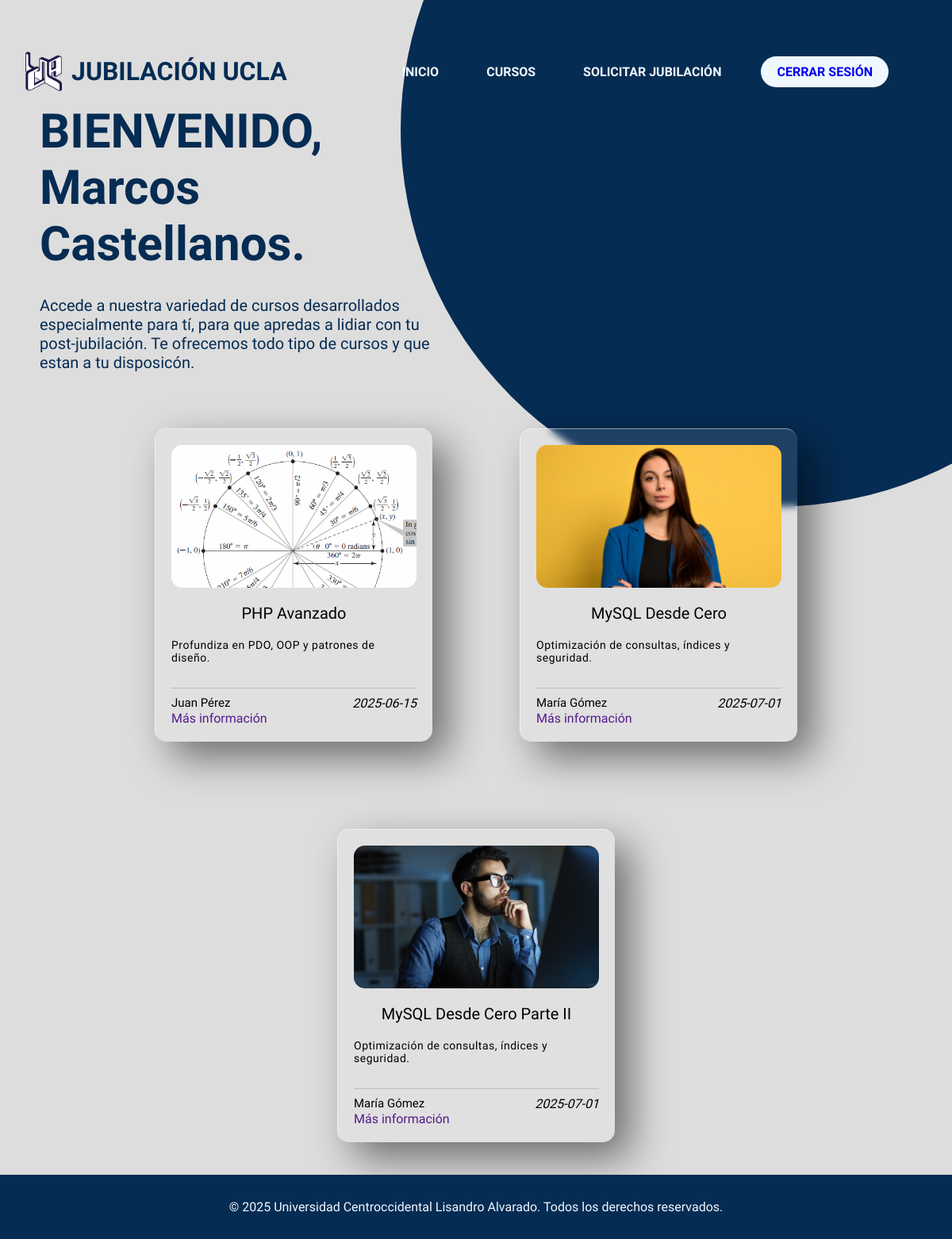
The page /index.php?controlador=gestionCursos&metodo=cursosVistaEmpleado (signed in) on the database its author committed.
### tables this page shows
CREATE TABLE `interfazempleado` (
  `id` int(11) NOT NULL,
  `id_user` int(11) NOT NULL,
  `texto_inicio` varchar(250) NOT NULL,
  `texto_gestion1` varchar(500) NOT NULL,
  `texto_gestion2` varchar(500) NOT NULL,
  `titulo_gestion` varchar(500) NOT NULL,
  `texto_consultar1` varchar(500) NOT NULL,
  `titulo_consultar` varchar(200) NOT NULL,
  `texto_curso` varchar(500) NOT NULL,
  `texto_soli` varchar(500) NOT NULL,
  `titulo_soli` varchar(200) NOT NULL
);

CREATE TABLE `cursos` (
  `id` int(10) UNSIGNED NOT NULL,
  `titulo` varchar(225) NOT NULL,
  `descripcion` text NOT NULL,
  `imagen` varchar(255) NOT NULL,
  `instructor` varchar(150) NOT NULL,
  `fecha` date NOT NULL,
  `created_at` timestamp NOT NULL DEFAULT current_timestamp(),
  `updated_at` timestamp NOT NULL DEFAULT current_timestamp() ON UPDATE current_timestamp()
);

### src/controllers/GestionCursosControlador.php (called while the page is built, shortened)
<?php
class GestionCursosControlador {
    public function CursosVistaEmpleado(): void {
        include_once  __DIR__ . '/../views/empleado/cursosEmpleado.php';
    }
}
?>

### public/index.php (called while the page is built, shortened)
<?php
    $router = new Router();
    $router->ejecutar();
?>

### src/models/Curso.php (called while the page is built, shortened)
<?php
class Curso {
    private $pdo;
    public function __construct($pdo) {
        $this->pdo = $pdo;
    }
    public function CargarCursos() {
        $sql = "SELECT * FROM cursos";
        $stmt = $this->pdo->prepare($sql);
        $stmt->execute();
        if($stmt){
            return $stmt;
        }
    }
}
?>

### src/views/empleado/cursosEmpleado.php (the view, shortened to what this page needs)
<!DOCTYPE html>
<html lang="en">
<head>
    <link rel="stylesheet" href="../src/css/styleinicio.css">
    <link rel="stylesheet" href="../src/css/stylecurso1.css">
</head>
<body>
    <header>
        <div class="logo">
            <img src="../src/img/logoucla.png" alt="Logo">
            <h1>JUBILACIÓN UCLA</h1>
        </div>
        <?php
            if (isset($_SESSION['ci'])) {
                if(isset($_SESSION['rol'])) {
                    if ($_SESSION['rol'] == 'empleado') {
                        include_once __DIR__ . '/../navs/navInicioEmpleado.php';
                    }
                }
            } else {
                include 'navs/navInicio.php';
            }
            include_once __DIR__ . "/../../../config/connection_db.php";
            $sql = "SELECT * FROM interfazempleado WHERE id = 1";
            $stmt = $pdo->prepare($sql);
            $stmt->execute();
            $texto = $stmt->fetch();
        ?>
    </header>
    <div class="container">
            <h1>
                <?php
                if (isset($_SESSION['rol'])) {
                    echo "BIENVENIDO, " . $_SESSION['name'] . " " . $_SESSION['lastname'] . ".";
                } else {
                    echo "SISTEMA DE JUBILACIÓN UCLA";
                }
                ?>
            </h1>
            <P>
                <?php
                if (isset($_SESSION['rol'])) {
                    if ($_SESSION['rol'] == 'empleado') {
                        echo $texto['texto_curso'];
                    }
                } else {
                    echo "Solicita tu jubilación de una forma fácil y rápida con unos cuantos clicks.";
                }
                ?>
            </P>
        </div>
    <main>
        <div class="container__background-circule">
            <div class="circule"></div>
        </div>
        <div class="container__cards">
            <?php
                require_once __DIR__ . '/../../../config/connection_db.php';
                require_once __DIR__ . '/../../models/Curso.php';
                $cursos = new Curso($pdo);
                $cursos = $cursos->CargarCursos();
                while($row = $cursos->fetch()) {
                    $titulo = htmlspecialchars($row['titulo']);
                    $descripcion = htmlspecialchars($row['descripcion']);
                    $imagen = htmlspecialchars($row['imagen']);
                    $instructor = htmlspecialchars($row['instructor']);
                    $fecha = htmlspecialchars($row['fecha']);
                    echo <<<HTML
                    <div class="card">
                        <div class="cover__card">
                            <img src="$imagen" alt="Portada del curso">
                        </div>
                        <h2>$titulo</h2>
                        <p>$descripcion</p>
                        <hr>
                        <div class="footer__card">
                            <h3 class="user__name">$instructor</h3>
                            <i>$fecha</i>
                        </div>
                        <div>
                            <a href="" class="btn__card">Más información</a>
                        </div>
                    </div>
                    HTML;
                }
            ?>
            </div>
    </main>
    <footer>
        &copy; 2025 Universidad Centroccidental Lisandro Alvarado. Todos los derechos reservados.
    </footer>
</body>
</html>

### src/css/styleinicio.css (style rules this page uses)
* { font-family: "Chocolate Classical Sans", sans-serif; margin: 0; padding: 0; box-sizing: border-box; }
body { background-color: #dddddd; min-height: 100vh; display: flex; flex-direction: column; overflow-x: hidden; }
header { background-color: transparent; padding: 15px 30px; margin-top: 50px; margin-right: 50px; display: flex; justify-content: space-between; align-items: center; z-index: 100; position: relative; }
header h1 { color: #052c53; margin: 0; }
.logo { display: flex; align-items: center; gap: 10px; }
.logo img { width: 50px; height: 50px; object-fit: contain; }
.container__background-circule { position: fixed; top: 50%; left: 50%; transform: translate(-5%, -90%) scale(1.05); z-index: -1; width: 950px; height: 950px; }
.circule { position: absolute; border-radius: 50%; width: 100%; height: 100%; background: linear-gradient(to left, #052c53, #052c53); right: 0; top: 0; animation: t1 8s ease infinite; }
main { display: flex; flex-direction: row; align-items: center; justify-content: space-around; flex-grow: 1; position: relative; }
.container { display: flex; flex-direction: column; padding-left: 50px; padding-top: 0px; z-index: 2; max-width: 50%; }
.container h1 { color: #052c53; font-size: clamp(32px, 5vw, 60px); margin-bottom: 20px; }
.container p { color: #052c53; font-size: clamp(16px, 2vw, 20px); margin: 10px 0 30px; max-width: 90%; }
footer { background-color: #052c53; color: aliceblue; text-align: center; padding: 31px; width: 100%; position: relative; margin-top: auto; }
a { text-decoration: none; }
@media (max-width: 1200px) { .container__background-circule { transform: translate(-10%, -115%) scale(1); } }

### src/css/stylecurso1.css (style rules this page uses)
body { background-color: #dddddd; display: flex; flex-direction: column; }
.container__cards { display: flex; flex-wrap: wrap; justify-content: center; gap: 30px; }
.card { width: 350px; margin: 30px; padding: 20px; box-shadow: 20px 20px 50px rgba(0,0,0,0.5); background: rgba(255, 255, 255, 0.1); border-left: 1px solid rgba(255, 255, 255, 0.5); border-top: 1px solid rgba(255, 255, 255, 0.5); border-radius: 15px; backdrop-filter: blur(5px); -webkit-backdrop-filter: blur(5px); transition: all 300ms; }
.cover__card { width: 100%; height: 180px; border-radius: 14px; overflow: hidden; }
.cover__card img { width: 110%; transition: all 300ms; }
.card h2 { font-size: 20px; font-weight: 400; margin-top: 20px; color: #000000; text-align: center; }
.card p { margin-top: 20px; font-size: 14px; font-weight: 300; color: #000000; letter-spacing: 0.5px; }
.footer__card { margin-top: 10px; display: flex; color: #000000; justify-content: space-between; }
.footer__card h3 { font-size: 15px; font-weight: 500; }
footer { background-color: #052c53; text-align: center; padding: 31px; }
main { flex: 1; display: flex; justify-content: center; }
@media screen and (max-width:1200px) { .container__cards { position: relative; top: 0; left: 0; transform: none; } }
@media screen and (max-width:1200px) { .card { margin: 40px; } }
@media screen and (max-width:1200px) { main { margin: 1px 0; } }

### rows shown on the page
interfazempleado: texto_curso "Accede a nuestra variedad de cursos desarrollados especialmente para tí, para que apredas a lidiar con tu post-jubilación. Te ofrecemos todo tipo de cursos y que estan a tu disposicón."
cursos: imagen (picture), titulo "PHP Avanzado", descripcion "Profundiza en PDO, OOP y patrones de diseño.", instructor "Juan Pérez", fecha "2025-06-15"
cursos: imagen (picture), titulo "MySQL Desde Cero", descripcion "Optimización de consultas, índices y seguridad.", instructor "María Gómez", fecha "2025-07-01"
cursos: imagen (picture), titulo "MySQL Desde Cero Parte II", descripcion "Optimización de consultas, índices y seguridad.", instructor "María Gómez", fecha "2025-07-01"

### other values the page prints
$_SESSION['name'] "Marcos"
$_SESSION['lastname'] "Castellanos"
